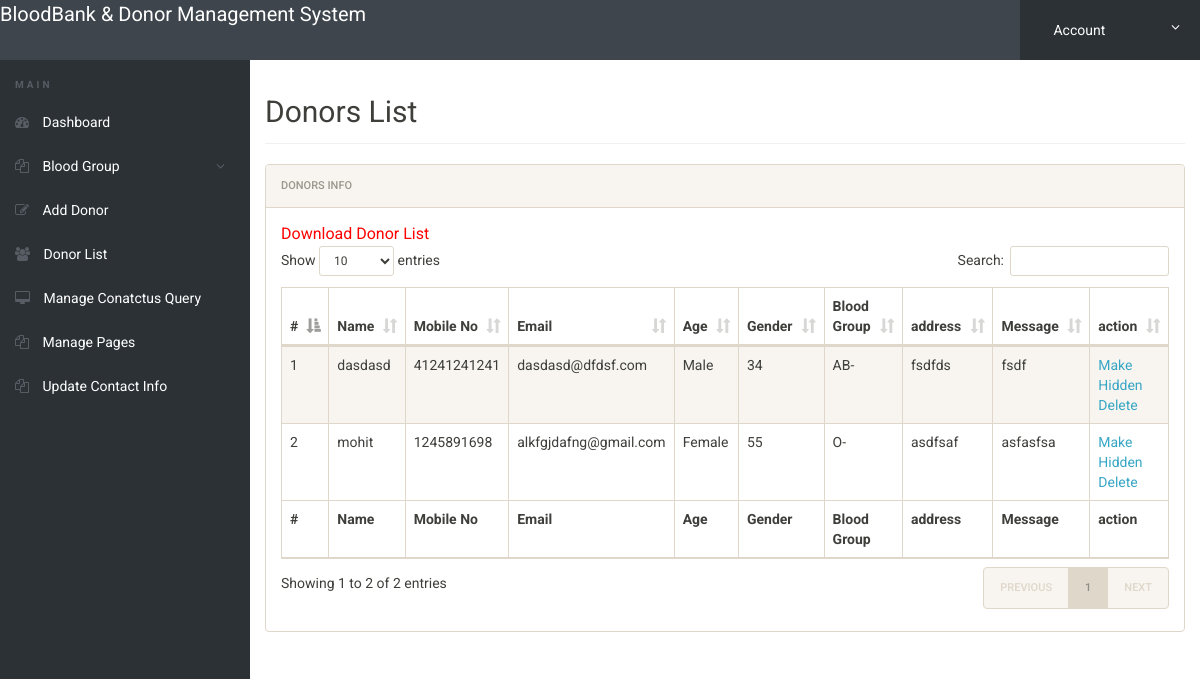
/admin/donor-list.php (signed in), run on the app's committed database.
### tables this page shows
CREATE TABLE IF NOT EXISTS `tblblooddonars` (
  `id` int(11) NOT NULL AUTO_INCREMENT,
  `FullName` varchar(100) DEFAULT NULL,
  `MobileNumber` char(11) DEFAULT NULL,
  `EmailId` varchar(100) DEFAULT NULL,
  `Gender` varchar(20) DEFAULT NULL,
  `Age` int(11) DEFAULT NULL,
  `BloodGroup` varchar(20) DEFAULT NULL,
  `Address` varchar(255) DEFAULT NULL,
  `Message` mediumtext,
  `PostingDate` timestamp NOT NULL DEFAULT CURRENT_TIMESTAMP,
  `status` int(1) DEFAULT NULL,
  PRIMARY KEY (`id`)
);

### admin/donor-list.php (the view, shortened to what this page needs)
<?php
include('includes/config.php');
if(strlen($_SESSION['alogin'])==0)
	{
header('location:index.php');
}
else{
 ?>
<!doctype html>
<html lang="en" class="no-js">
<head>
	<link rel="stylesheet" href="css/font-awesome.min.css">
	<link rel="stylesheet" href="css/bootstrap.min.css">
	<link rel="stylesheet" href="css/dataTables.bootstrap.min.css">
	<link rel="stylesheet" href="css/bootstrap-social.css">
	<link rel="stylesheet" href="css/bootstrap-select.css">
	<link rel="stylesheet" href="css/fileinput.min.css">
	<link rel="stylesheet" href="css/awesome-bootstrap-checkbox.css">
	<link rel="stylesheet" href="css/style.css">
</head>
<body>
	<?php include('includes/header.php');?>
	<div class="ts-main-content">
		<?php include('includes/leftbar.php');?>
		<div class="content-wrapper">
			<div class="container-fluid">
				<div class="row">
					<div class="col-md-12">
						<h2 class="page-title">Donors List</h2>
						<div class="panel panel-default">
							<div class="panel-heading">Donors Info</div>
							<div class="panel-body">
				<a href="download-records.php" style="color:red; font-size:16px;">Download Donor List</a>
								<table id="zctb" class="display table table-striped table-bordered table-hover" cellspacing="0" width="100%">
									<thead>
										<tr>
										<th>#</th>
											<th>Name</th>
											<th>Mobile No</th>
											<th>Email</th>
											<th>Age</th>
											<th>Gender</th>
											<th>Blood Group</th>
											<th>address</th>
											<th>Message </th>
											<th>action </th>
										</tr>
									</thead>
									<tfoot>
										<tr>
										<th>#</th>
										<th>Name</th>
											<th>Mobile No</th>
											<th>Email</th>
											<th>Age</th>
											<th>Gender</th>
											<th>Blood Group</th>
											<th>address</th>
											<th>Message </th>
											<th>action </th>
										</tr>
									</tfoot>
									<tbody>
<?php $sql = "SELECT * from  tblblooddonars ";
$query = $dbh -> prepare($sql);
$query->execute();
$results=$query->fetchAll(PDO::FETCH_OBJ);
$cnt=1;
if($query->rowCount() > 0)
{
foreach($results as $result)
{				?>
										<tr>
											<td><?php echo htmlentities($cnt);?></td>
											<td><?php echo htmlentities($result->FullName);?></td>
											<td><?php echo htmlentities($result->MobileNumber);?></td>
											<td><?php echo htmlentities($result->EmailId);?></td>
											<td><?php echo htmlentities($result->Gender);?></td>
											<td><?php echo htmlentities($result->Age);?></td>
											<td><?php echo htmlentities($result->BloodGroup);?></td>
											<td><?php echo htmlentities($result->Address);?></td>
											<td><?php echo htmlentities($result->Message);?></td>
										<td>
<?php if($result->status==1)
{?>
<a href="donor-list.php?hidden=<?php echo htmlentities($result->id);?>" onclick="return confirm('Do you really want to hiidden this detail')"> Make Hidden</a>
<?php } else {?>
<a href="donor-list.php?public=<?php echo htmlentities($result->id);?>" onclick="return confirm('Do you really want to Public this detail')"> Make Public</a>
<?php } ?>
<a href="donor-list.php?del=<?php echo htmlentities($result->id);?>" onclick="return confirm('Do you really want to delete this record')"> Delete</a>
</td>
										</tr>
										<?php $cnt=$cnt+1; }} ?>
									</tbody>
								</table>
							</div>
						</div>
					</div>
				</div>
			</div>
		</div>
	</div>
</body>
</html>
<?php } ?>

### admin/css/style.css (style rules this page uses)
html { font-size: 14px; }
@media only screen and (min-width: 480px) { html { font-size: 17px; } }
@media only screen and (min-width: 768px) { html { font-size: 14px; } }
body { font-size: 1em; }
a { color: #37a6c4; }
.panel { overflow: hidden; }
.page-title { padding-bottom: 15px; margin-bottom: 20px; border-bottom: 1px solid #f0f0f0; }
.ts-main-content .content-wrapper { padding-top: 15px; margin-top: 60px; }
@media only screen and (min-width: 992px) { .ts-main-content .content-wrapper { margin-left: 250px; } }

### data on the page
tblblooddonars: FullName "dasdasd", MobileNumber "41241241241", EmailId "dasdasd@dfdsf.com", Gender "Male", Age "34", BloodGroup "AB-", Address "fsdfds", Message "fsdf"
tblblooddonars: FullName "mohit", MobileNumber "1245891698", EmailId "alkfgjdafng@gmail.com", Gender "Female", Age "55", BloodGroup "O-", Address "asdfsaf", Message "asfasfsa"
